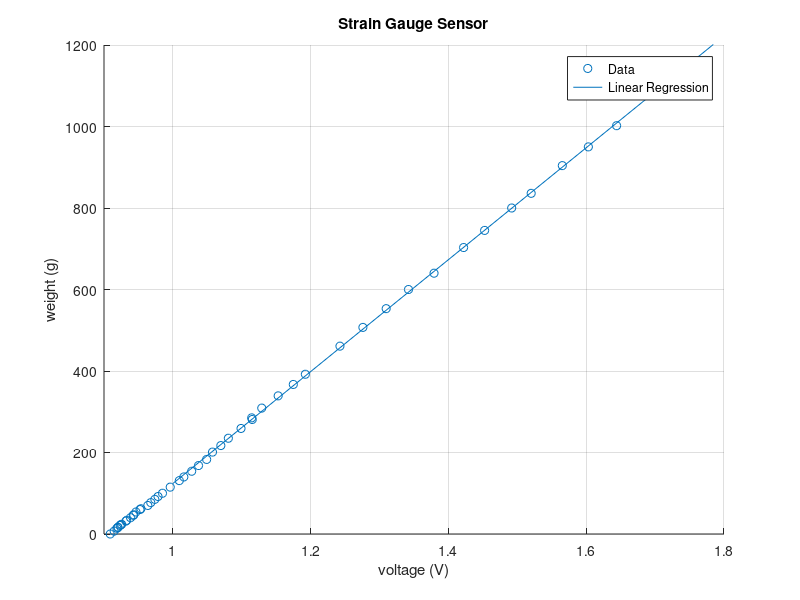

MATLAB code to generate this figure:
%% Load data 
clc 
clear
load('StrainGaugeData.mat')

%% Linear regression 

% Data found though SPSS
b = -1249.458; 
a = 1373.364; 
r_square = 1.00; %100pct of data is reprecented by the coefficent

% Plot data
weight = StrainGaugeData(1,:); 
voltage  = StrainGaugeData(2,:); 

x = 1:1:100; 
weight_reg = x*a + b; 

scatter(voltage,weight); 
hold('on'); 
plot(x, weight_reg); 

title('Strain Gauge Sensor'); 
ylabel('weight (g)'); 
xlabel('voltage (V)');
ylim([0 1200]); 
xlim([0.9 1.8]);
legend('Data','Linear Regression','Location','best');
grid on


